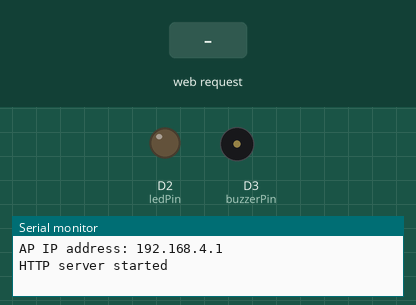
The sketch below on a simulated ESP8266 (NodeMCU). Shown: output pins drawn as LEDs (lit = HIGH), buzzer (waves = sounding, pin HIGH), the last lines printed to the serial monitor. Inputs (shaded band) come from the test bench.

Above: at 1.2 s.
1.3 s: HTTP request GET /ledAc received
At 2.5 s:
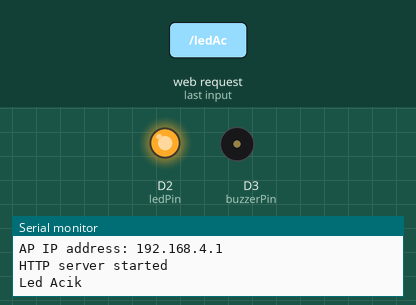
2.8 s: HTTP request GET /buzzerAc received
At 3.6 s:
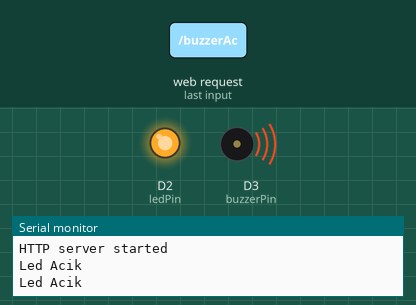
4.3 s: HTTP request GET /ledKapat received
At 4.8 s:
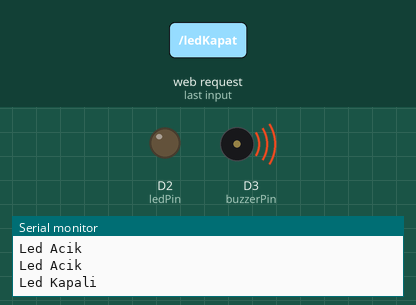
5.8 s: HTTP request GET /buzzerKapat received
At 7.1 s:
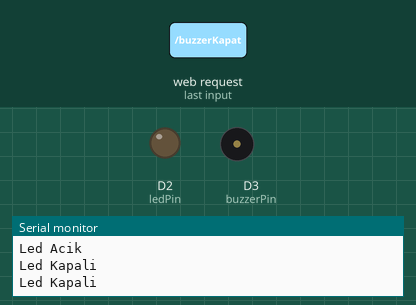
Timing chart, 0 to 8.3 s (numbered marks = the images above; inputs shaded):
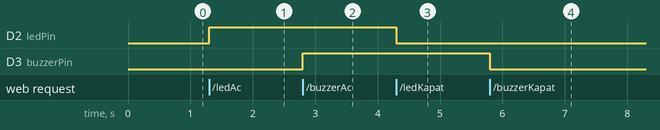

The sketch:

ornek1.ino
```cpp
/*
 * ESP8266 NodeMCU LED - Buzzer Control over WiFi (AP Mode)
 *
 * http://ersanalturk.com/yazilarim.php?yazi=IoTornekleri.php
 */
#include <ESP8266WiFi.h>
#include <WiFiClient.h>

//ESP Web Server Library to host a web page
#include <ESP8266WebServer.h>

// SSID parameters
const char *ssid = "ESP8266_AP_Mode";
const char *password = "12345678";

IPAddress ip(192, 168, 4, 1); // IP Address
IPAddress netmask(255, 255, 255, 0); // Netmask
//Declare a global object variable from the ESP8266WebServer class.
ESP8266WebServer server(80); //Server on port 80

//---------------------------------------------------------------
//Our HTML webpage contents in program memory
const char MAIN_page[] PROGMEM = R"=====(
<!DOCTYPE html>
<html>
<head>
<meta charset="UTF-8"/>
<meta name="viewport" content="width=device-width, initial-scale=1.0">
<meta charset="utf-8">
<title/>Wifi Led Buzzer Kontrolu V2</title>
</head>
<body>
<center>
<h1>Wifi Led Buzzer Kontrolu V2</h1><br>
<table width="100%" border="1">
  <tr>
    <td height="46" align="center" bgcolor="lightgreen"><a href="ledAc"  target="myIframe">Led AÃ§</a></td>
    <td height="46" align="center" bgcolor="red"><a href="ledKapat" target="myIframe">Led Kapat</a></td>
  </tr>
  <tr>
    <td height="46" align="center" bgcolor="lightblue"><a href="buzzerAc"  target="myIframe">Buzzer AÃ§</a></td>
    <td height="46" align="center" bgcolor="red"><a href="buzzerKapat"  target="myIframe">Buzzer Kapat</a></td>
  </tr>
</table>
<hr>
<iframe name="myIframe" width="100" height="55" frameBorder="0"><br>
</center>

</body>
</html>
)=====";
//---------------------------------------------------------------
//On board LED Connected to GPIO2
#define ledPin D2
#define buzzerPin D3

//===============================================================
// This routine is executed when you open its IP in browser
//===============================================================
void handleRoot() {
 Serial.println("You called root page");
 String s = FPSTR(MAIN_page); //Read HTML contents
 server.send(200, "text/html", s); //Send web page
}

void handleLedAc() {
 Serial.println("Led Acik");
 digitalWrite(ledPin,HIGH);
 server.send(200, "text/html", "Led AÃ§Ä±k"); //Send ADC value only to client ajax request
}

void handleLedKapat() {
 Serial.println("Led Kapali");
 digitalWrite(ledPin,LOW);
 server.send(200, "text/html", "Led KapalÄ±"); //Send ADC value only to client ajax request
}

void handleBuzzerAc() {
 Serial.println("Led Acik");
 digitalWrite(buzzerPin,HIGH);
 server.send(200, "text/html", "Buzzer AÃ§Ä±k"); //Send ADC value only to client ajax request
}

void handleBuzzerKapat() {
 Serial.println("Led Kapali");
 digitalWrite(buzzerPin,LOW);
 server.send(200, "text/html", "Buzzer KapalÄ±"); //Send ADC value only to client ajax request
}

//==============================================================
//                  SETUP
//==============================================================
void setup(void){
  Serial.begin(115200);

  // Setup AP
  WiFi.mode(WIFI_AP); //Only Access point
  WiFi.softAPConfig(ip, ip, netmask);
  WiFi.softAP(ssid, password);

  // Get and print IP Address
  IPAddress myIP = WiFi.softAPIP();
  Serial.print("AP IP address: ");
  Serial.println(myIP);

  //Onboard LED port Direction output
  pinMode(ledPin,OUTPUT);
  pinMode(buzzerPin,OUTPUT);

  //MotorlarÄ± Durdur
  digitalWrite(ledPin,LOW);
  digitalWrite(buzzerPin,LOW);

  server.on("/", handleRoot);      //Which routine to handle at root location. This is display page
  server.on("/ledAc", handleLedAc); //as Per  <a href="ledOn">, Subroutine to be called
  server.on("/ledKapat", handleLedKapat);
  server.on("/buzzerAc", handleBuzzerAc);
  server.on("/buzzerKapat", handleBuzzerKapat);

  server.begin();                  //Start server
  Serial.println("HTTP server started");
}
//==============================================================
//                     LOOP
//==============================================================
void loop(void){
  server.handleClient();          //Handle client requests
}
```

Measured:
- after the input at 1.3 s, D2 (ledPin): LOW → HIGH at once
- after the input at 2.8 s, D3 (buzzerPin): LOW → HIGH at once
- after the input at 4.3 s, D2 (ledPin): HIGH → LOW at once
- after the input at 5.8 s, D3 (buzzerPin): HIGH → LOW at once
